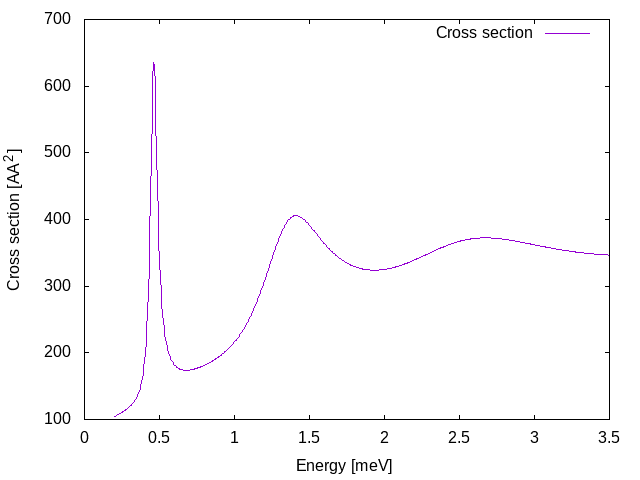

Write the gnuplot code that produced this figure.
set terminal png
set output "cross_section.png"

set xlabel "Energy [meV]"
set ylabel "Cross section [\\AA^2]"

plot "cross_section.dat" with lines title "Cross section"